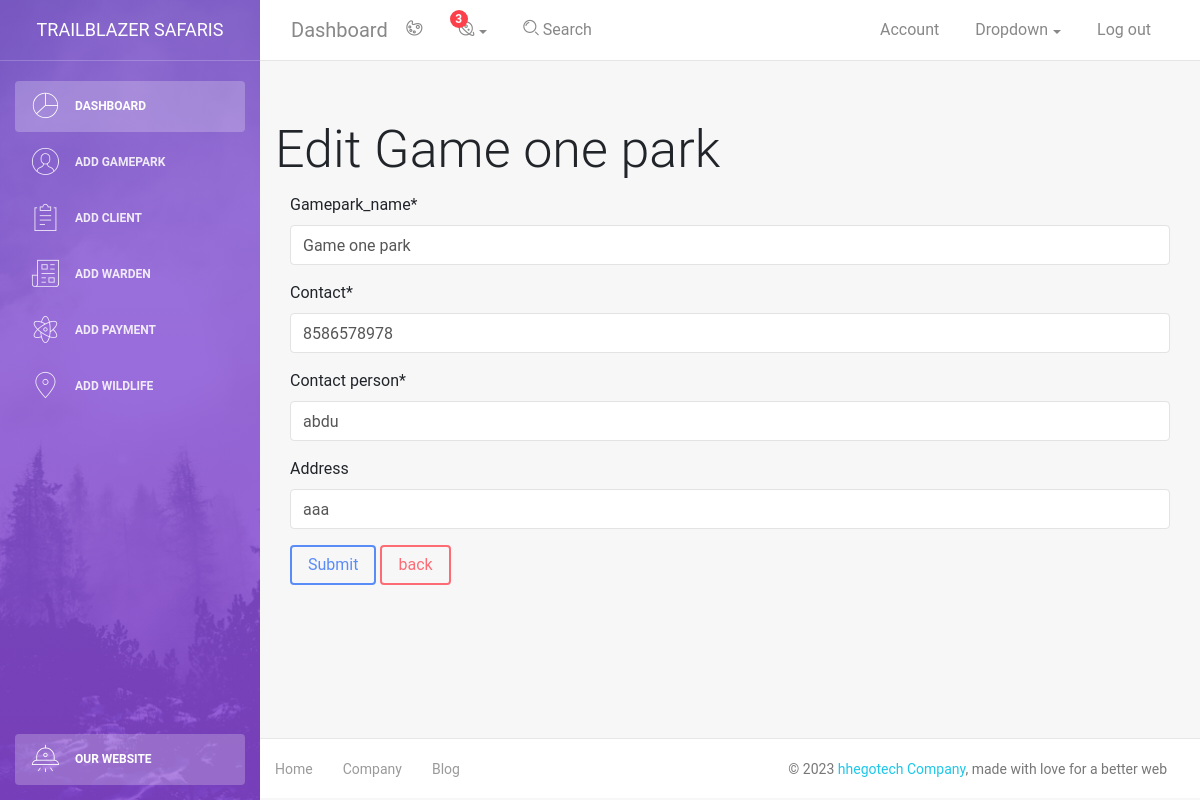
Screenshot of /edit_gamepark/3/ with the database file from the repository.
### blog/models.py (models this page shows, shortened)
class Gamepark(models.Model):
    gamepark_name = models.CharField(max_length = 50, verbose_name="gamepark_name")
    contact = models.CharField(max_length = 10)
    contact_person = models.CharField(max_length = 60)
    address = models.CharField(max_length=100, null=True, blank=True, default="null")

### blog/views.py (the view)
# urls.py: path('edit_gamepark/<int:gamepark_id>/',edit_gamepark_view, name="edit_gamepark_page"),
def edit_gamepark_view(request,gamepark_id):
    message = ""
    gamepark = Gamepark.objects.get(id=gamepark_id)
    if request.method == "POST":
        gamepark_form = GameparkForm(request.POST,instance=gamepark)
        if gamepark_form.is_valid():
            gamepark_form.save()
            message = "Change made succesfully !"
        else:
            message = "form is invalid !!"
        messages.success(request, message)
    else:
        gamepark_form = GameparkForm(instance=gamepark)
    context = {
        'form':gamepark_form,
        'gamepark':gamepark,
        'message': message
    }
    return render(request, 'edit_gamepark.html', context)

### blog/forms.py
class GameparkForm(ModelForm):
    class Meta:
        model = Gamepark
        fields = '__all__'

### blog/templates/edit_gamepark.html (shortened to what this page needs)
{% extends './ase.html' %}
{% block content %}
<h1> Edit {{gamepark.gamepark_name}}</h1>
{% load crispy_forms_tags %}
<div class="container">
    <form method="POST">
        {{form|crispy}}
        <input type="submit" class="btn btn-primary">
       <a href="{% url 'add_gamepark_page' %}"> <button type="button" class="btn btn-danger">back</button> </a>
    </form>
</div>
{% endblock content %}

### rows the page displays
Gamepark: gamepark_name "Game one park", contact "8586578978", contact_person "abdu", address "aaa"
